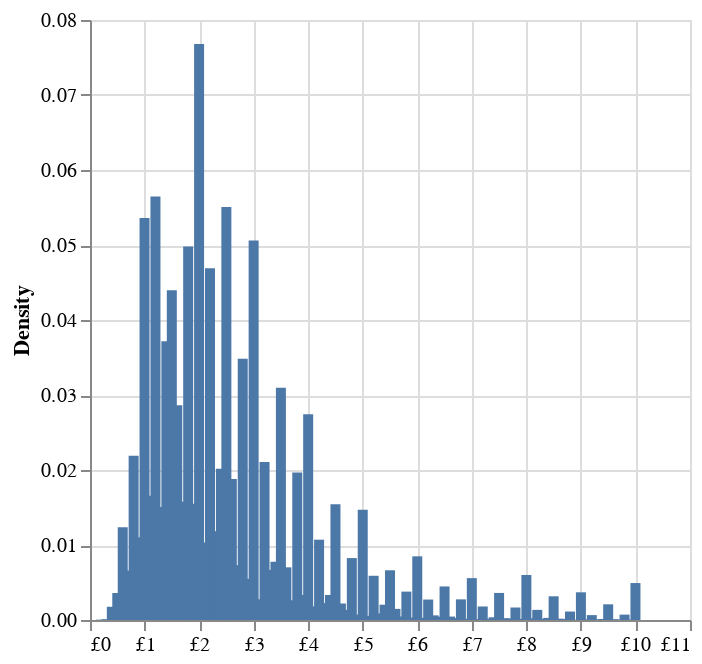

The notebook cell this image was saved under:
### Markdown cell above
Can we display this more intuitively? Let's make a histogram.

Let's show prices in 10p bins from £0-10

### Code cell
# Create a copy of the original DataFrame
hist_df = prices_df.copy()

# Round the 'price' column to 1 decimal place to group prices into rounded intervals
hist_df['rounded_price'] = hist_df['price'].round(1)

# Group by the rounded prices and count the occurrences of each rounded price
hist_df = hist_df.groupby('rounded_price').agg({'price': 'count'}).reset_index()

# Filter out rows where the rounded price is greater than 10
hist_df = hist_df.query("rounded_price <= 10")

# Rename the columns for clarity: 'rounded_price' to 'price', and the count to 'density'
hist_df.columns = ['price', 'density']

# Normalize the density values to calculate the relative frequency (density)
hist_df['density'] = hist_df['density'] / hist_df['density'].sum()

# Create a histogram using Altair
histogram = alt.Chart(hist_df).mark_bar(
    width=5
).encode(
    x=alt.X('price:Q',  title='', axis={"labelExpr": "'£'+datum.value"}),  # Bin the 'price' values into 20 bins
    y=alt.Y('density:Q', title='Density'),  # Plot the normalized density on the y-axis,
    tooltip=['price', 'density']  # Show the 'price' and 'density' values on hover
)

# Display the histogram
histogram

### Figure 1 — Vega-Lite specification as saved in the notebook (floating-point values rounded to 4 significant figures)
{"config": {"view": {"continuousWidth": 300, "continuousHeight": 300}}, "data": {"name": "data-3cfa7b9ff822e7f51623410a1dcf6760"}, "mark": {"type": "bar", "width": 5}, "encoding": {"tooltip": [{"field": "price", "type": "quantitative"}, {"field": "density", "type": "quantitative"}], "x": {"axis": {"labelExpr": "'£'+datum.value"}, "field": "price", "title": "", "type": "quantitative"}, "y": {"field": "density", "title": "Density", "type": "quantitative"}}, "$schema": "https://vega.github.io/schema/vega-lite/v5.20.1.json", "datasets": {"data-3cfa7b9ff822e7f51623410a1dcf6760": [{"price": 0.2, "density": 4.88e-05}, {"price": 0.3, "density": 0.0001003}, {"price": 0.4, "density": 0.001765}, {"price": 0.5, "density": 0.003598}, {"price": 0.6, "density": 0.01235}, {"price": 0.7, "density": 0.006599}, {"price": 0.8, "density": 0.0219}, {"price": 0.9, "density": 0.01102}, {"price": 1.0, "density": 0.05361}, {"price": 1.1, "density": 0.01657}, {"price": 1.2, "density": 0.05646}, {"price": 1.3, "density": 0.01506}, {"price": 1.4, "density": 0.03718}, {"price": 1.5, "density": 0.04397}, {"price": 1.6, "density": 0.02863}, {"price": 1.7, "density": 0.01576}, {"price": 1.8, "density": 0.04979}, {"price": 1.9, "density": 0.0155}, {"price": 2.0, "density": 0.0768}, {"price": 2.1, "density": 0.01033}, {"price": 2.2, "density": 0.04691}, {"price": 2.3, "density": 0.01182}, {"price": 2.4, "density": 0.02018}, {"price": 2.5, "density": 0.05507}, {"price": 2.6, "density": 0.01879}, {"price": 2.7, "density": 0.007312}, {"price": 2.8, "density": 0.03483}, {"price": 2.9, "density": 0.005484}, {"price": 3.0, "density": 0.05059}, {"price": 3.1, "density": 0.002763}, {"price": 3.2, "density": 0.02106}, {"price": 3.3, "density": 0.006681}, {"price": 3.4, "density": 0.007767}, {"price": 3.5, "density": 0.03098}, {"price": 3.6, "density": 0.007023}, {"price": 3.7, "density": 0.002632}, {"price": 3.8, "density": 0.01965}, {"price": 3.9, "density": 0.003338}, {"price": 4.0, "density": 0.02742}, {"price": 4.1, "density": 0.001814}, {"price": 4.2, "density": 0.01071}, {"price": 4.3, "density": 0.00226}, {"price": 4.4, "density": 0.00334}, {"price": 4.5, "density": 0.01542}, {"price": 4.6, "density": 0.002204}, {"price": 4.7, "density": 0.001346}, {"price": 4.8, "density": 0.008258}, {"price": 4.9, "density": 0.0007252}, {"price": 5.0, "density": 0.0147}, {"price": 5.1, "density": 0.0005619}, {"price": 5.2, "density": 0.005896}, {"price": 5.3, "density": 0.0008796}, {"price": 5.4, "density": 0.00204}, {"price": 5.5, "density": 0.006631}, {"price": 5.6, "density": 0.001483}, {"price": 5.7, "density": 0.0004722}, {"price": 5.8, "density": 0.003786}, {"price": 5.9, "density": 0.0003189}, {"price": 6.0, "density": 0.00849}, {"price": 6.1, "density": 0.0002935}, {"price": 6.2, "density": 0.002727}, {"price": 6.3, "density": 0.0006176}, {"price": 6.4, "density": 0.0004368}, {"price": 6.5, "density": 0.004476}, {"price": 6.6, "density": 0.0004587}, {"price": 6.7, "density": 0.0002649}, {"price": 6.8, "density": 0.00275}, {"price": 6.9, "density": 0.000157}, {"price": 7.0, "density": 0.005583}, {"price": 7.1, "density": 0.0001281}, {"price": 7.2, "density": 0.001801}, {"price": 7.3, "density": 0.0001507}, {"price": 7.4, "density": 0.00036}, {"price": 7.5, "density": 0.003609}, {"price": 7.6, "density": 0.000234}, {"price": 7.7, "density": 0.0001924}, {"price": 7.8, "density": 0.001665}, {"price": 7.9, "density": 0.0001513}, {"price": 8.0, "density": 0.006001}, {"price": 8.1, "density": 0.0002245}, {"price": 8.2, "density": 0.00135}, {"price": 8.3, "density": 0.0001474}, {"price": 8.4, "density": 0.0002801}, {"price": 8.5, "density": 0.003161}, {"price": 8.6, "density": 0.0001774}, {"price": 8.7, "density": 0.0001327}, {"price": 8.8, "density": 0.001129}, {"price": 8.9, "density": 3.628e-05}, {"price": 9.0, "density": 0.003692}, {"price": 9.1, "density": 9.092e-05}, {"price": 9.2, "density": 0.0006509}, {"price": 9.3, "density": 7.287e-05}, {"price": 9.4, "density": 0.0001319}, {"price": 9.5, "density": 0.002091}, {"price": 9.6, "density": 0.0001003}, {"price": 9.7, "density": 6.204e-05}, {"price": 9.8, "density": 0.0007163}, {"price": 9.9, "density": 6.688e-05}, {"price": 10.0, "density": 0.004928}]}}
